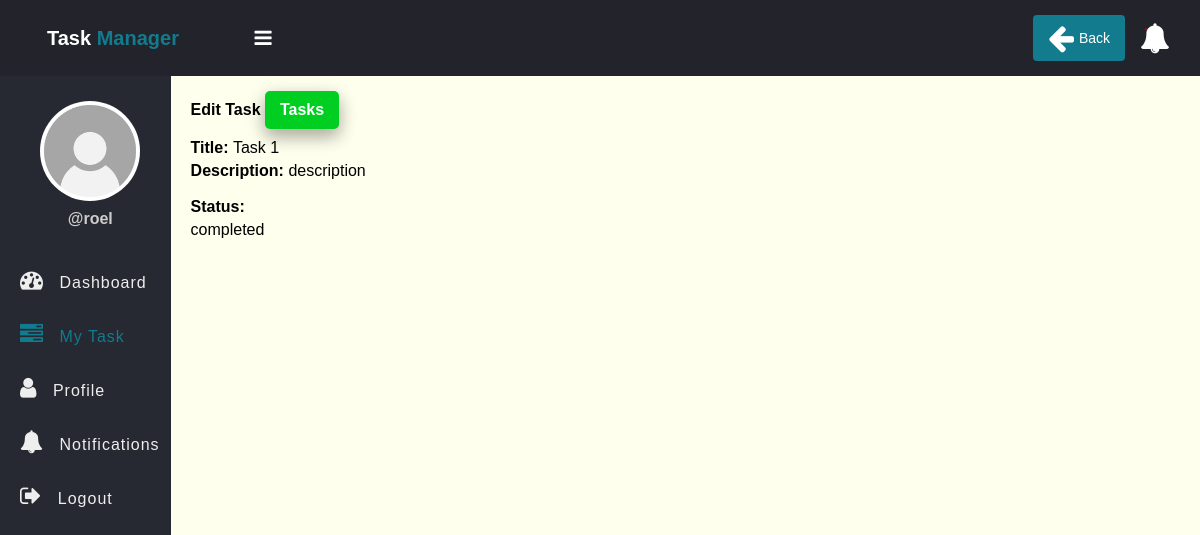
Page /edit-task-employee.php?id=1 (signed in) on the committed database.
### tables this page shows
CREATE TABLE `tasks` (
  `id` int(11) NOT NULL,
  `title` varchar(100) NOT NULL,
  `description` text DEFAULT NULL,
  `assigned_to` int(11) DEFAULT NULL,
  `status` enum('pending','in_progress','completed','rejected') DEFAULT 'pending',
  `submission_file` varchar(255) DEFAULT NULL,
  `template_file` varchar(255) DEFAULT NULL,
  `review_comment` text DEFAULT NULL,
  `reviewed_by` int(11) DEFAULT NULL,
  `reviewed_at` timestamp NULL DEFAULT NULL,
  `created_at` timestamp NOT NULL DEFAULT current_timestamp(),
  `due_date` date NOT NULL
);

### app/model/Task.php (called while the page is built, shortened)
<?php
function get_task_by_id($conn, $id){
    $sql = "SELECT * FROM tasks WHERE id=?";
    $stmt = $conn->prepare($sql);
    $stmt->execute([$id]);
    return $stmt->rowCount() > 0 ? $stmt->fetch(PDO::FETCH_ASSOC) : 0;
}

### edit-task-employee.php (the view, shortened to what this page needs)
<?php
if (isset($_SESSION['role']) && isset($_SESSION['id']) && $_SESSION['role'] == "employee") {
    include "DB_connection.php";
    include "app/Model/Task.php";
    include "app/Model/User.php";
    $id = $_GET['id'];
    $task = get_task_by_id($conn, $id);
 ?>
<!DOCTYPE html>
<html>
<head>
	<link rel="stylesheet" href="https://stackpath.bootstrapcdn.com/font-awesome/4.7.0/css/font-awesome.min.css">
	<link rel="stylesheet" href="css/style.css">
</head>
<body>
	<?php include "inc/header.php" ?>
	<div class="body">
		<?php include "inc/nav.php" ?>
		<section class="section-1">
			<h4 class="title">Edit Task <a href="my_task.php">Tasks</a></h4>
			<form class="form-1"
			      method="POST"
			      enctype="multipart/form-data"
			      action="app/update-task-employee.php">
				<div class="input-holder">
					<p><b>Title: </b><?=$task['title']?></p>
				</div>
            <div class="input-holder">
					<p><b>Description: </b><?=$task['description']?></p>
				</div><br>
            <div class="input-holder">
					<lable><b>Status:</b></lable>
					<p><?=$task['status']?></p>
				</div>
			</form>
		</section>
	</div>
</body>
</html>
<?php }else{
   $em = "First login";
   header("Location: login.php?error=$em");
   exit();
}
 ?>

### css/style.css (style rules this page uses)
* { padding: 0; margin: 0; box-sizing: border-box; font-family: arial, sans-serif; }
.body { display: flex; }
.section-1 { padding: 15px 20px; }
.section-1 .title { margin-bottom: 10px; }
.section-1 .title a { text-decoration: none; display: inline-block; padding-left: 10px; border: none; background: #00CF22; padding: 10px 15px; color: #fff; font-size: 16px; border-radius: 5px; cursor: pointer; outline: none; transition: background 1s; box-shadow: 0 8px 16px 0 rgba(0,0,0,0.2), 0 6px 20px 0 rgba(0,0,0,0.19); }
.section-1 { width: 100%; background: #ffe; }
.form-1 { width: 90%; max-width: 500px; }
.input-holder lable { display: block; margin-bottom: 5px; }

### rows in the picture
tasks: title "Task 1", description "description", status "completed"

### other values in the picture
$_SESSION['username'] "roel"
